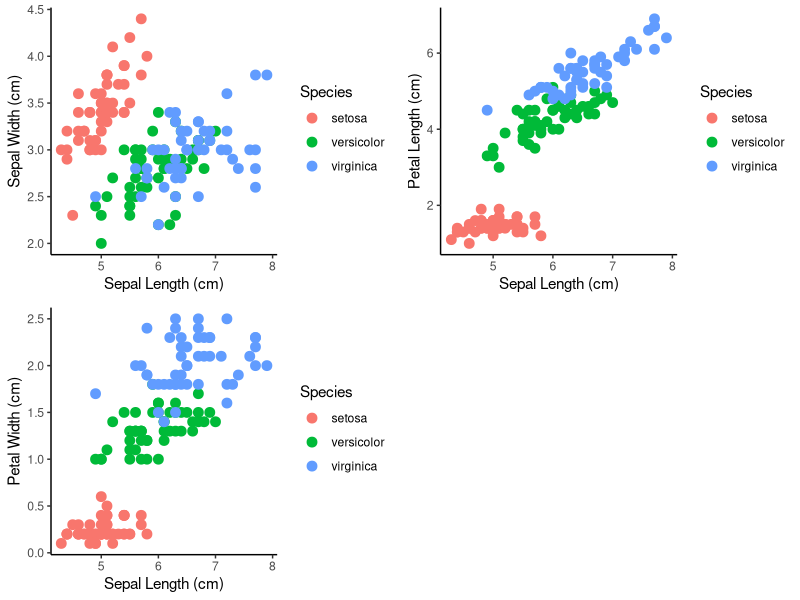
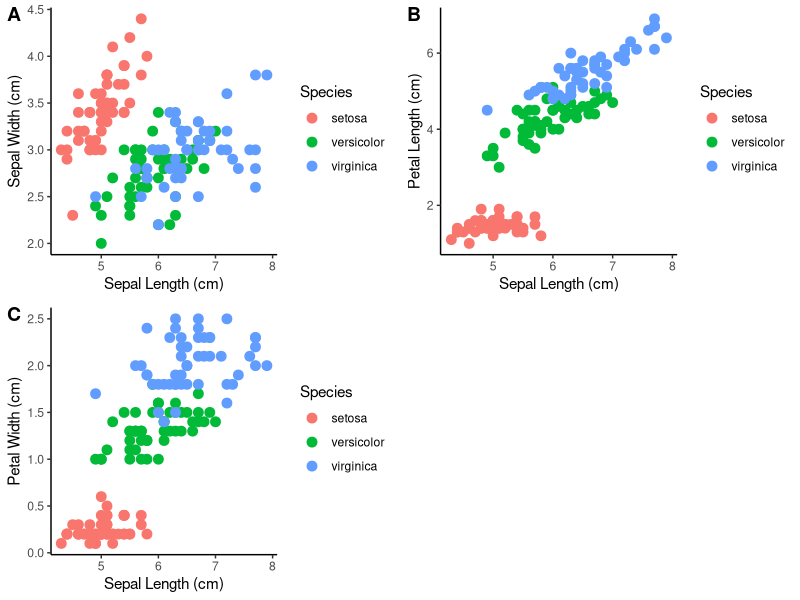
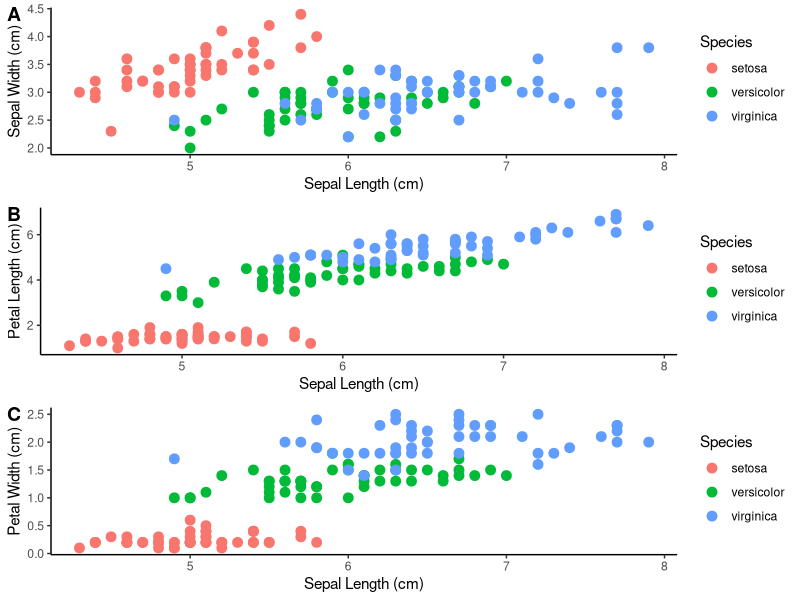
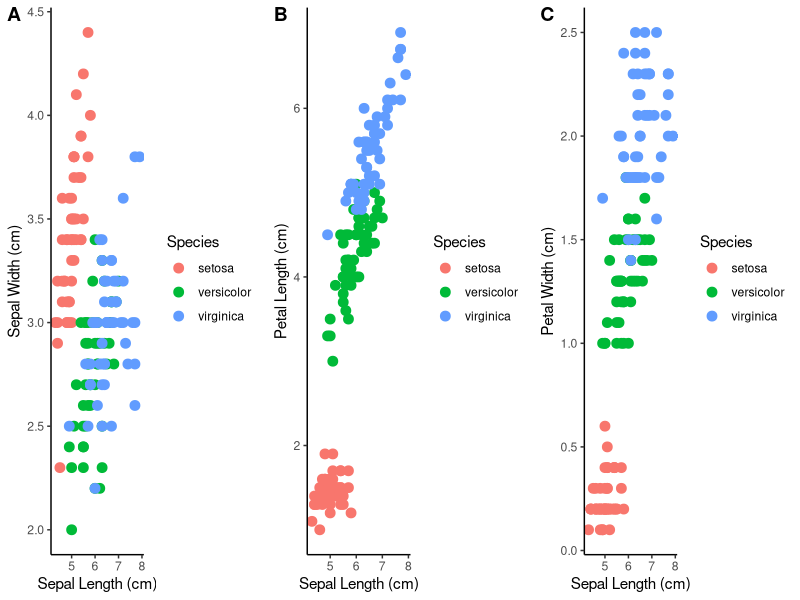
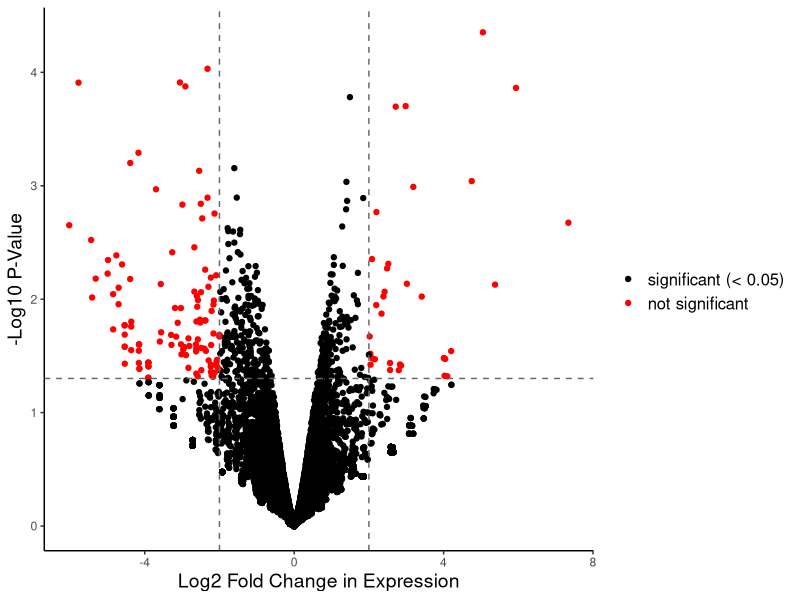
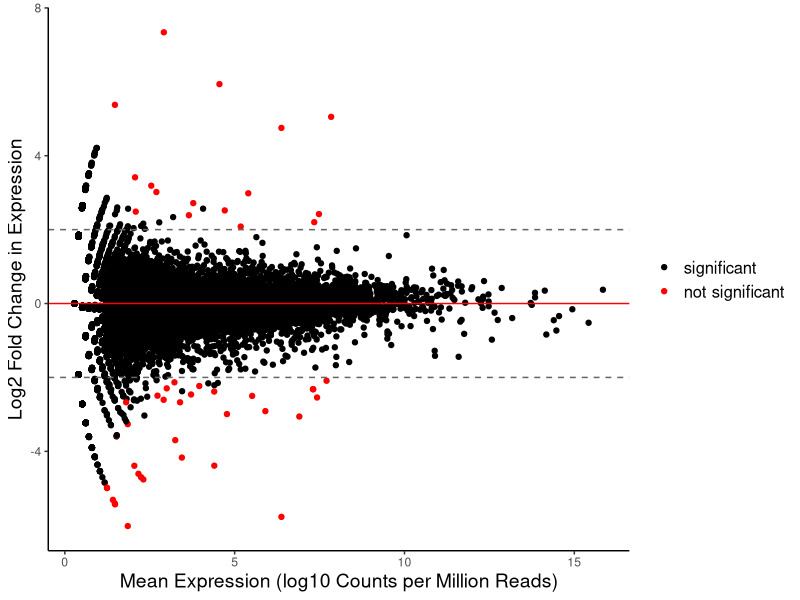

R code for these plots, in order:
## ---- chunk 1
# load libraries
library(tidyverse)
library(conflicted)
library(viridis)
library(magrittr)
library(cowplot)

# configure knit settings
knitr::opts_chunk$set(echo = TRUE, fig.width = 6, fig.height = 4)

# resolve package conflicts
filter <- dplyr::filter
select <- dplyr::select
## ---- chunk 2
#install.packages('cowplot')
## ---- chunk 3
# sepal length vs sepal width
ggplot(iris, aes(x = Sepal.Length, y = Sepal.Width, color = Species)) +
  geom_point(size = 3) +
  labs(x = 'Sepal Length (cm)', y = 'Sepal Width (cm)') +
  theme_classic() -> iris1

# sepal length vs petal length
ggplot(iris, aes(x = Sepal.Length, y = Petal.Length, color = Species)) +
  geom_point(size = 3) +
  labs(x = 'Sepal Length (cm)', y = 'Petal Length (cm)') +
  theme_classic() -> iris2

# sepal length vs petal width
ggplot(iris, aes(x = Sepal.Length, y = Petal.Width, color = Species)) +
  geom_point(size = 3) +
  labs(x = 'Sepal Length (cm)', y = 'Petal Width (cm)') +
  theme_classic() -> iris3
## ---- chunk 4
# basic
plot_grid(iris1, iris2, iris3)

# add labels
plot_grid(iris1, iris2, iris3, labels = c('A', 'B', 'C'))

# specify number of columns/rows
plot_grid(iris1, iris2, iris3, labels = c('A', 'B', 'C'), ncol = 1)

plot_grid(iris1, iris2, iris3, labels = c('A', 'B', 'C'), nrow = 1)
## ---- chunk 5
diff_exp <- read_tsv('demo_diff_exp_tbl.tsv')
## ---- chunk 6
diff_exp %>%
  mutate(log_pvalue = -log10(PValue),
         significant = ifelse(-log10(PValue) > -log10(0.05) & (logFC < -2 | logFC > 2), 
                              'sig', 'notsig')) -> diff_exp_volcplot
## ---- chunk 7
ggplot(diff_exp_volcplot, aes(x = logFC, y = log_pvalue)) +
  geom_point(aes(color = significant)) +
  scale_color_manual(name = '', 
                     values = c('black', 'red'), 
                     labels = c('significant (< 0.05)', 'not significant')) +
  geom_hline(yintercept = -log10(0.05), 
             linetype = 'dashed', 
             color = 'grey40') +
  geom_vline(xintercept = c(-2, 2), 
             linetype = 'dashed', 
             color = 'grey40') +
  labs(x = 'Log2 Fold Change in Expression', y = '-Log10 P-Value') +
  theme_classic() +
  theme(axis.title = element_text(size = 14), 
        legend.text = element_text(size = 12))
## ---- chunk 8
# tidy calculation
diff_exp %>% 
  mutate(significant = ifelse(-log10(PValue) > 2 & (logFC < -2 | logFC > 2), 
                              'sig', 'notsig')) -> diff_exp_maplot
## ---- chunk 9
ggplot(diff_exp_maplot, aes(x = logCPM, y = logFC)) +
  geom_point(aes(color = significant)) +
  scale_color_manual(values = c('black', 'red'), 
                     labels = c('significant', 'not significant')) +
  geom_hline(yintercept = c(-2, 0, 2), 
             linetype = c('dashed', 'solid', 'dashed'), 
             color = c('grey40', 'red', 'grey40')) +
  labs(x = 'Mean Expression (log10 Counts per Million Reads)', 
       y = 'Log2 Fold Change in Expression') +
  theme_classic() +
  theme(legend.title = element_blank(), 
        axis.title = element_text(size = 14),
        legend.text = element_text(size = 12))
